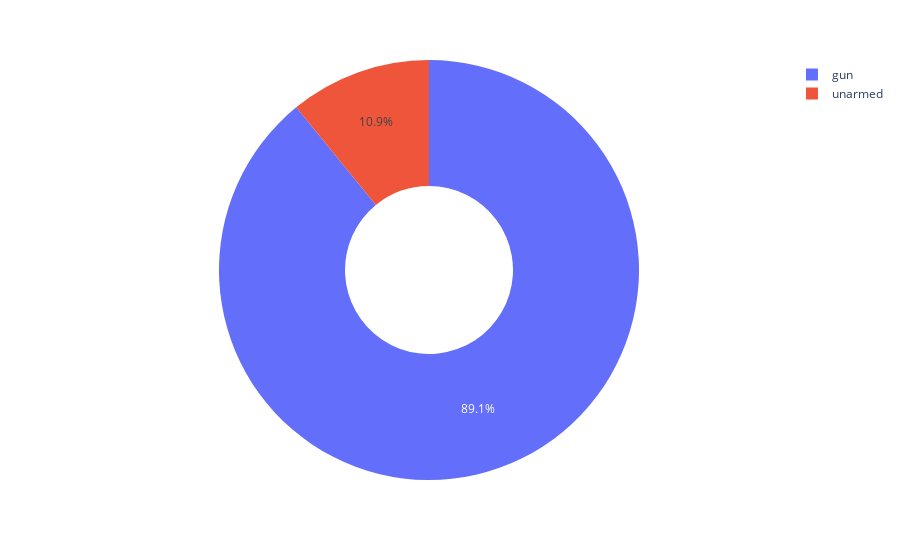

The notebook cell this image was saved under:
### Code cell
fig = px.pie(df_armed_percent[df_armed_percent['armed'].isin(['gun','unarmed'])],names='armed',values='Pct Armed',hole=.4)

fig.show()

### Figure 1 — Plotly figure (JSON) as saved in the notebook; plotly's stock layout.template omitted (floating-point values rounded to 4 significant figures)
{"data": [{"domain": {"x": [0, 1], "y": [0, 1]}, "hole": 0.4, "hovertemplate": "armed=%{label}<br>Pct Armed=%{value}<extra></extra>", "labels": ["gun", "unarmed"], "legendgroup": "", "name": "", "showlegend": true, "type": "pie", "values": [55.34, 6.77]}], "layout": {"legend": {"tracegroupgap": 0}, "margin": {"t": 60}}}
